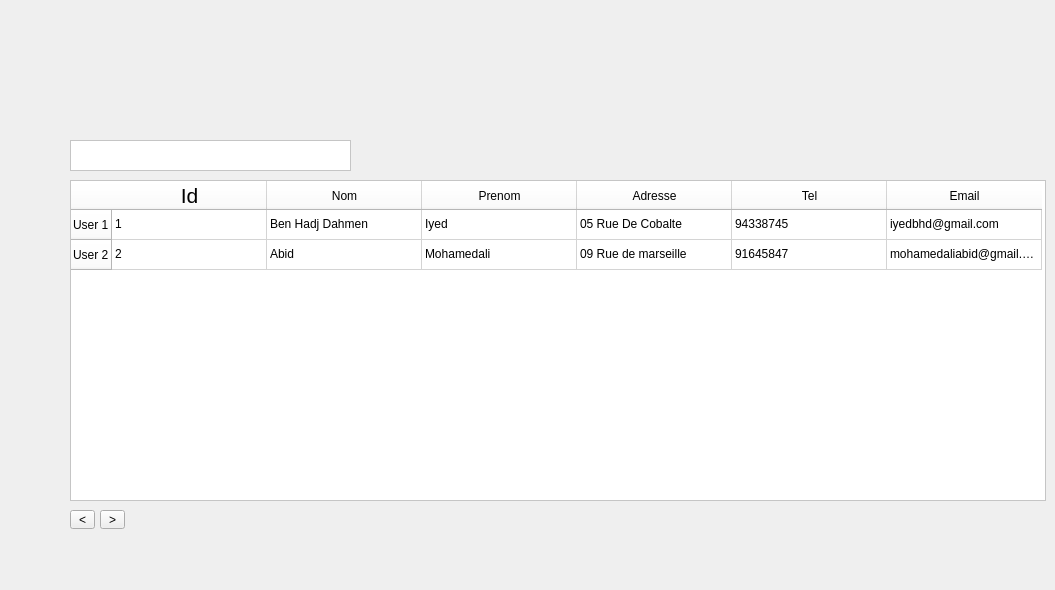
    <widget class="QWidget" name="gestClients">
     <widget class="QPushButton" name="supprimerClient">
      <property name="geometry">
       <rect>
        <x>650</x>
        <y>510</y>
        <width>191</width>
        <height>71</height>
       </rect>
      </property>
      <property name="styleSheet">
       <string notr="true">#supprimerClient {
background-color: transparent;
border-image: url(:/img/img/supprimer0001.png);
background: none;
border: none;
background-repeat: none;
}




#supprimerClient:hover {

	background-color: rgba(255, 255, 255, 0.4);
  	border-image: url(:/img/img/supprimer0002.png);
	 border: none;
}
#supprimerClient:pressed
{
   border-image: url(:/img/img/supprimer0001.png);
}
</string>
      </property>
      <property name="text">
       <string/>
      </property>
     </widget>
     <widget class="QPushButton" name="ajouterclient">
      <property name="geometry">
       <rect>
        <x>850</x>
        <y>510</y>
        <width>191</width>
        <height>71</height>
       </rect>
      </property>
      <property name="styleSheet">
       <string notr="true">#ajouterclient {
background-color: transparent;
border-image: url(:/img/img/ajouterclient0001.png);
background: none;
border: none;
background-repeat: none;
}
#ajouterclient:hover {

	background-color: rgba(255, 255, 255, 0.4);
  	border-image: url(:/img/img/ajouterclient0002.png);
	 border: none;
}
#ajouterclient:pressed
{
   border-image: url(:/img/img/ajouterclient0001.png);
}</string>
      </property>
      <property name="text">
       <string/>
      </property>
     </widget>
     <widget class="QPushButton" name="backbtn">
      <property name="geometry">
       <rect>
        <x>60</x>
        <y>60</y>
        <width>171</width>
        <height>61</height>
       </rect>
      </property>
      <property name="styleSheet">
       <string notr="true">#backbtn {
background-color: transparent;
border-image: url(:/img/img/back0001.png);
background: none;
border: none;
background-repeat: none;
}

#backbtn:hover {

	background-color: rgba(255, 255, 255, 0.4);
  	border-image: url(:/img/img/back0002.png);
	 border: none;
}
#backbtn:pressed
{
   border-image: url(:/img/img/back0001.png);
}</string>
      </property>
      <property name="text">
       <string/>
      </property>
     </widget>
     <widget class="QTableWidget" name="clientsTable">
      <property name="enabled">
       <bool>true</bool>
      </property>
      <property name="geometry">
       <rect>
        <x>70</x>
        <y>180</y>
        <width>976</width>
        <height>321</height>
       </rect>
      </property>
      <property name="styleSheet">
       <string notr="true">background-color: rgb(255, 255, 255);</string>
      </property>
      <property name="showGrid">
       <bool>true</bool>
      </property>
      <attribute name="horizontalHeaderDefaultSectionSize">
       <number>155</number>
      </attribute>
      <row>
       <property name="text">
        <string>User 1</string>
       </property>
      </row>
      <row>
       <property name="text">
        <string>User 2</string>
       </property>
      </row>
      <column>
       <property name="text">
        <string>Id</string>
       </property>
       <property name="font">
        <font>
         <pointsize>16</pointsize>
        </font>
       </property>
      </column>
      <column>
       <property name="text">
        <string>Nom</string>
       </property>
      </column>
      <column>
       <property name="text">
        <string>Prenom</string>
       </property>
      </column>
      <column>
       <property name="text">
        <string>Adresse</string>
       </property>
      </column>
      <column>
       <property name="text">
        <string>Tel</string>
       </property>
      </column>
      <column>
       <property name="text">
        <string>Email</string>
       </property>
      </column>
      <item row="0" column="0">
       <property name="text">
        <string>1</string>
       </property>
      </item>
      <item row="0" column="1">
       <property name="text">
        <string>Ben Hadj Dahmen</string>
       </property>
      </item>
      <item row="0" column="2">
       <property name="text">
        <string>Iyed</string>
       </property>
      </item>
      <item row="0" column="3">
       <property name="text">
        <string>05 Rue De Cobalte</string>
       </property>
      </item>
      <item row="0" column="4">
       <property name="text">
        <string>94338745</string>
       </property>
      </item>
      <item row="0" column="5">
       <property name="text">
        <string>iyedbhd@gmail.com</string>
       </property>
      </item>
      <item row="1" column="0">
       <property name="text">
        <string>2</string>
       </property>
      </item>
      <item row="1" column="1">
       <property name="text">
        <string>Abid</string>
       </property>
      </item>
      <item row="1" column="2">
       <property name="text">
        <string>Mohamedali</string>
       </property>
      </item>
      <item row="1" column="3">
       <property name="text">
        <string>09 Rue de marseille</string>
       </property>
      </item>
      <item row="1" column="4">
       <property name="text">
        <string>91645847</string>
       </property>
      </item>
      <item row="1" column="5">
       <property name="text">
        <string>mohamedaliabid@gmail.com</string>
       </property>
      </item>
     </widget>
     <widget class="QPushButton" name="printtable2">
      <property name="geometry">
       <rect>
        <x>440</x>
        <y>510</y>
        <width>201</width>
        <height>71</height>
       </rect>
      </property>
      <property name="styleSheet">
       <string notr="true">#printtable2 {
background-color: transparent;
border-image: url(:/img/img/print0001.png);
background: none;
border: none;
background-repeat: none;
}

#printtable2:hover {

	background-color: rgba(255, 255, 255, 0.4);
  	border-image: url(:/img/img/print0002.png);
	 border: none;
}
#printtable2:pressed
{
   border-image: url(:/img/img/print0001.png);
}</string>
      </property>
      <property name="text">
       <string/>
      </property>
     </widget>
     <widget class="QPlainTextEdit" name="userSearch">
      <property name="geometry">
       <rect>
        <x>70</x>
        <y>140</y>
        <width>281</width>
        <height>31</height>
       </rect>
      </property>
      <property name="font">
       <font>
        <pointsize>12</pointsize>
       </font>
      </property>
      <property name="styleSheet">
       <string notr="true">background-color: rgb(255, 255, 255);</string>
      </property>
      <property name="plainText">
       <string/>
      </property>
     </widget>
     <widget class="QPushButton" name="searchClient">
      <property name="geometry">
       <rect>
        <x>360</x>
        <y>140</y>
        <width>31</width>
        <height>31</height>
       </rect>
      </property>
      <property name="styleSheet">
       <string notr="true">#searchClient {
background-color: transparent;
border-image: url(:/img/img/search0001.png);
background: none;
border: none;
background-repeat: none;
}

#searchClient:hover {

	background-color: rgba(255, 255, 255, 0.4);
  	border-image: url(:/img/img/search0002.png);
	 border: none;
}
#searchClient:pressed
{
   border-image: url(:/img/img/search0001.png);
}</string>
      </property>
      <property name="text">
       <string/>
      </property>
     </widget>
     <widget class="QToolButton" name="toolButton_5">
      <property name="geometry">
       <rect>
        <x>100</x>
        <y>510</y>
        <width>25</width>
        <height>19</height>
       </rect>
      </property>
      <property name="text">
       <string>&gt;</string>
      </property>
     </widget>
     <widget class="QToolButton" name="toolButton_6">
      <property name="geometry">
       <rect>
        <x>70</x>
        <y>510</y>
        <width>25</width>
        <height>19</height>
       </rect>
      </property>
      <property name="text">
       <string>&lt;</string>
      </property>
     </widget>
    </widget>
